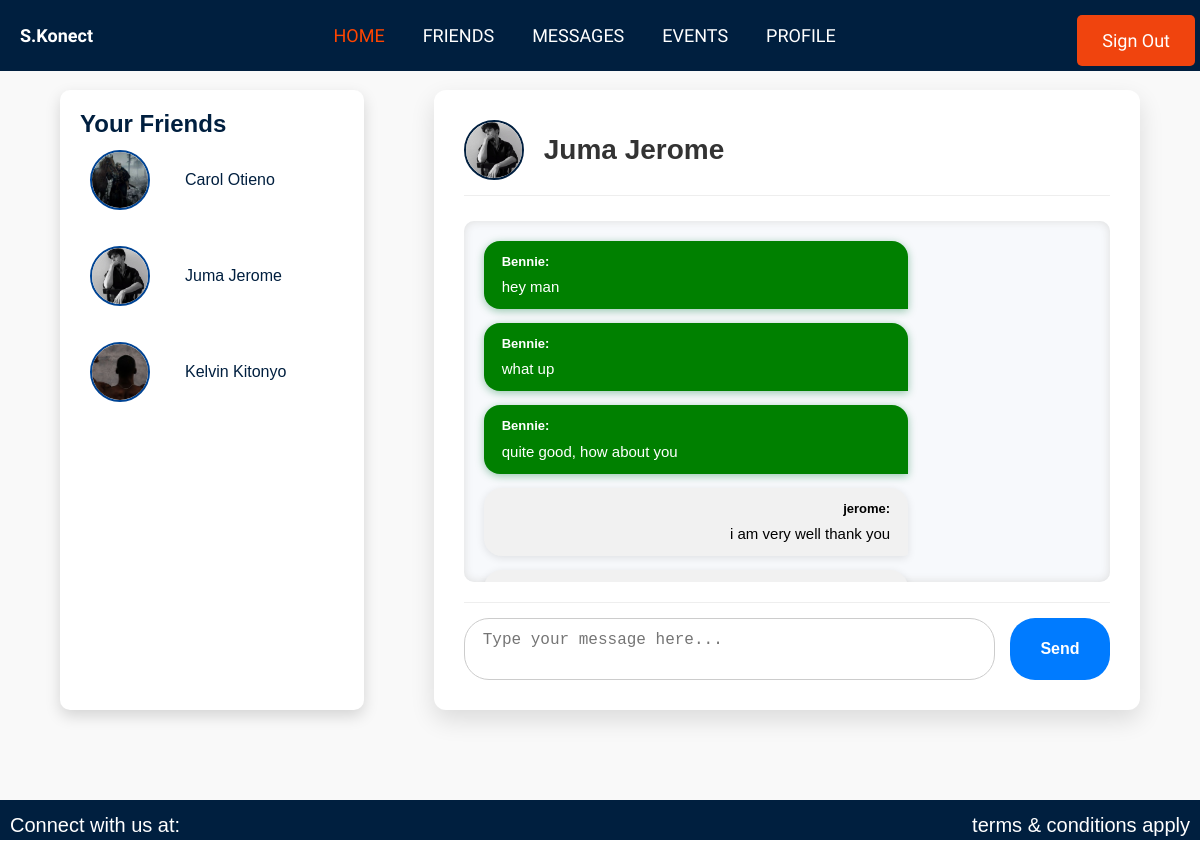
The app's page /chat/6/ (signed in) with its own data.
### authentication/models.py (models this page shows, shortened)
class CustomUser(AbstractUser):
    country = models.CharField(max_length=100, null=True, blank=True)
    location = models.CharField(max_length=100, null=True, blank=True)
    institution = models.CharField(max_length=100, null=True, blank=True)
    city = models.CharField(max_length=100, null=True, blank=True)
    state = models.CharField(max_length=100, null=True, blank=True)
    zip_code = models.CharField(max_length=20, null=True, blank=True)
    otp = models.CharField(max_length=6, blank=True, null=True)
    otp_created_at = models.DateTimeField(blank=True, null=True)
    otp_verified = models.BooleanField(default=False)
    profile_picture = models.ImageField(upload_to='profile_pictures/', null=True, blank=True)
    password_reset_token = models.CharField(max_length=36, blank=True, null=True)
    token_created_at = models.DateTimeField(blank=True, null=True)
    is_verified = models.BooleanField(default=False)

class Message(models.Model):
    sender = models.ForeignKey(CustomUser, related_name='sent_messages', on_delete=models.CASCADE)
    recipient = models.ForeignKey(CustomUser, related_name='received_messages', on_delete=models.CASCADE)
    content = models.TextField()
    timestamp = models.DateTimeField(auto_now_add=True)
    read = models.BooleanField(default=False)  # New field to track if the message has been read
    class Meta:
        indexes = [
            models.Index(fields=['sender', 'recipient']),
            models.Index(fields=['timestamp']),
        ]

### authentication/views.py (the view)
# urls.py: path('chat/<int:friend_id>/', chat_view, name='chat_with_friend'),  # URL for chatting with a specific friend
@login_required
def chat_view(request, friend_id):
    friend = get_object_or_404(CustomUser, id=friend_id)
    messages_list = Message.objects.filter(
        (Q(sender=request.user) & Q(recipient=friend)) |
        (Q(sender=friend) & Q(recipient=request.user))
    ).order_by('timestamp')
    friends = CustomUser.objects.filter(
        Q(friend_requests_sent__to_user=request.user, friend_requests_sent__accepted=True) |
        Q(friend_requests_received__from_user=request.user, friend_requests_received__accepted=True)
    ).distinct()
    if request.method == 'POST':
        content = request.POST.get('content')
        if content:
            Message.objects.create(sender=request.user, recipient=friend, content=content)
            return redirect('chat_with_friend', friend_id=friend_id)
    return render(request, 'authentication/chat.html', {
        'friend': friend,
        'messages': messages_list,
        'friends': friends,  # Pass the friends list to the template
    })

### templates/authentication/chat.html (shortened to what this page needs)
{% extends "authentication/nav2.html" %}
{% load static %}
{% block content %}
<section id="chat-page">
    <div class="chat-container">
        <div class="user-list">
            <h2 class="subtitle">Your Friends</h2>
            <ul>
                {% for friend in friends %}
                    <li class="user-card">
                        <img src="{% if friend.profile_picture %}{{ friend.profile_picture.url }}{% else %}{% static 'images/avator_icon.jpeg' %}{% endif %}" alt="{{ friend.username }}'s profile picture" class="friend-avatar">
                        <a href="{% url 'chat_with_friend' friend.id %}">
                            {{ friend.first_name }} {{ friend.last_name }}
                        </a>
                    </li>
                {% empty %}
                    <li>No friends available.</li>
                {% endfor %}
            </ul>
        </div>
        <div class="chat-interface">
            <div class="chat-header">
                <img src="{% if friend.profile_picture %}{{ friend.profile_picture.url }}{% else %}{% static 'images/default_profile.jpeg' %}{% endif %}" alt="{{ friend.username }}'s profile picture" class="friend-avatar">
                <span class="friend-name">{{ friend.first_name }} {{ friend.last_name }}</span>
            </div>
            <div class="messages" id="messages">
                {% for message in messages %}
                    <div class="chat-message {% if message.sender == request.user %}user-a{% else %}user-b{% endif %}">
                        <strong>{{ message.sender.username }}:</strong>
                        <span class="message-content">{{ message.content|escape }}</span>
                    </div>
                {% empty %}
                    <p>No messages yet.</p>
                {% endfor %}
            </div>
            <form id="chat-form" method="post">
                <textarea name="content" id="message-input" placeholder="Type your message here..." required></textarea>
                <button type="submit">Send</button>
            </form>
        </div>
    </div>
</section>
{% endblock %}

### static/css/base.css (style rules this page uses)
* { padding: 0; margin: 0; box-sizing: border-box; text-decoration: none; list-style: none; }
body { font-family: "Arial", sans-serif, "Itim", cursive; height: 100vh; }
button { background-color: navy; color: #fff; padding: 10px 20px; border: none; border-radius: 5px; cursor: pointer; font-size: 18px; transition: background-color 0.3s ease; }
button { background-color: #f0440e; color: #fff; padding: 10px; border: none; cursor: pointer; font-size: 18px; transition: background-color 0.3s ease; width: 100%; }
.friend-name { font-weight: bold; color: #001f3f; }
#chat-page { display: flex; background-color: #f9f9f9; padding: 50px 20px; height: 100vh; box-sizing: border-box; overflow: hidden; }
.chat-container { display: flex; width: 100%; padding: 40px; gap: 50px; box-sizing: border-box; }
.subtitle { color: #001f3f; }
.user-list { width: 30%; background-color: #ffffff; border-radius: 10px; padding: 20px; margin-right: 20px; box-shadow: 0 6px 15px rgba(0, 0, 0, 0.15); overflow-y: auto; max-height: calc(100vh - 80px); }
.user-card { display: flex; flex-direction: row; align-items: center; gap: 15px; padding: 12px 10px; cursor: pointer; transition: background-color 0.3s, box-shadow 0.3s; transition: background-color 0.3s, box-shadow 0.3s; border-radius: 8px; margin-bottom: 12px; }
.user-card img { border: 2px solid #004494; }
.user-card a { color: #001f3f; text-decoration: none; list-style-type: none; }
.chat-interface { width: 70%; background-color: #ffffff; border-radius: 12px; padding: 30px; box-shadow: 0 10px 25px rgba(0, 0, 0, 0.12); display: flex; flex-direction: column; max-height: calc(100vh - 80px); }
.chat-header { display: flex; align-items: center; margin-bottom: 25px; border-bottom: 1px solid #eee; padding-bottom: 15px; }
.friend-avatar { width: 60px; height: 60px; border-radius: 50%; margin-right: 20px; object-fit: cover; border: 2px solid #001f3f; }
.friend-name { font-size: 28px; font-weight: bold; color: #333; }
.chat-interface .messages { max-height: 500px; overflow-y: auto; padding-right: 10px; margin-bottom: 20px; scroll-behavior: smooth; background: #f7f9fc; border-radius: 10px; padding: 20px; box-shadow: inset 0 0 10px #ddd; }
.chat-message { padding: 12px 18px; border-radius: 18px; margin-bottom: 14px; max-width: 70%; line-height: 1.4; word-wrap: break-word; font-size: 15px; }
.user-a { background-color: #f0440e; background-color: green; color: white; align-self: flex-end; border-bottom-right-radius: 4px; border-radius: 16px 16px 0 16px; word-wrap: break; max-width: 70%; box-shadow: 0 2px 8px rgba(0, 123, 55, 0.4); }
.user-b { background-color: #f1f1f1; color: black; align-self: flex-start; text-align: right; border-bottom-right-radius: 4px; max-width: 70%; box-shadow: 0 2px 8px rgba(0, 0, 0, 0.1); }
.chat-message strong { display: block; margin-bottom: 5px; font-weight: 600; font-size: 13px; }
#chat-form { display: flex; gap: 15px; border-top: 1px solid #eee; padding-top: 15px; }
#message-input { flex-grow: 1; padding: 12px 18px; font-size: 16px; border-radius: 25px; border: 1px solid #ccc; resize: none; min-height: 50px; transition: border-color 0.3s; }
#chat-form button { background-color: #007bff; border: none; color: white; font-weight: 700; padding: 0 30px; border-radius: 25px; cursor: pointer; font-size: 16px; transition: background-color 0.3s; width: 100px; }

### records on screen
CustomUser: profile_picture (picture), first_name "Carol", last_name "Otieno"
CustomUser: profile_picture (picture), first_name "Juma", last_name "Jerome"
CustomUser: profile_picture (picture), first_name "Kelvin", last_name "Kitonyo"
Message: sender.username "Bennie", content "hey man"
Message: sender.username "Bennie", content "what up"
Message: sender.username "Bennie", content "quite good, how about you"
Message: sender.username "jerome", content "i am very well thank you"
